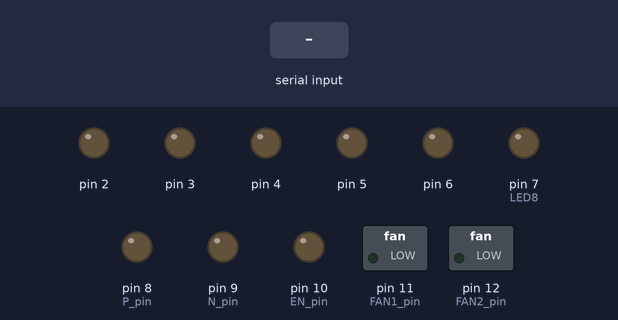
A sketch run on a simulated Arduino Uno, built with avr-gcc and run on an emulated ATmega328P. Parts: switched loads named in the sketch (green lamp = pin HIGH), output pins drawn as LEDs (lit = HIGH). Inputs (shaded band) come from the test bench. What the sketch prints to the serial monitor is not drawn.

Above: at 0.01 s.
At 1.2 s:
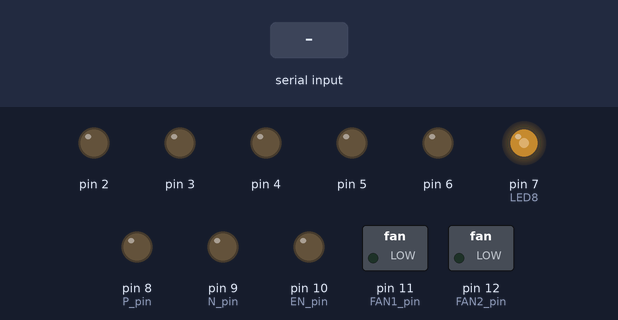
1.3 s: byte 13 (0x0D) received over Serial
Timing chart, 0 to 4.3 s (numbered marks = the images above; inputs shaded):
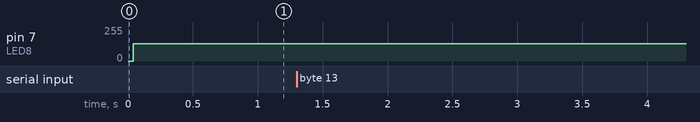

Measured:
- after the input at 1.3 s, every drawn part: stays the same

The sketch:

serial.ino
```cpp
// my_lib
#include "my_arduino_lib.h"
// std_lib
#include <stdio.h>
#include <string.h>
#include <stdlib.h>

#define P_pin 8
#define N_pin 9
#define EN_pin 10

#define FAN1_pin 11
#define FAN2_pin 12

unsigned int cnt;
char d_buf[60];
char run_flag = 0;
//unsigned char rx_buf;

volatile unsigned char rx_buf[20];
volatile char rx_end_flag = 0;
volatile char rx_cnt = 0;
//실습4
void m_cw()
{
  d_out(EN_pin, ON);
 bit_set(PORTB, 1); // d_out(P_pin,ON);
 d_out(N_pin, 0); //bit_clr(PORTB, OFF);
 d_out(LED3, ON);
 d_out(LED5, OFF);
}

void m_ccw()
{
  d_out(EN_pin, ON);
  d_out(P_pin, OFF); //0
  d_out(N_pin, ON); //1
  d_out(LED3, OFF);
 d_out(LED5, ON);
}
void m_stop()
{
  bit_clr(PORTB, P_pin);
  bit_clr(PORTB, N_pin);
  d_out(EN_pin, OFF);
}
void m_pause()
{
  if(run_flag == 0) d_out(EN_pin, OFF);
  else if(run_flag == 1) d_out(EN_pin, ON);
}

void fan_m_cw()
{
  d_out(FAN1_pin, 1);
  d_out(FAN2_pin, 0);
  d_out(LED4, ON);
 d_out(LED6, OFF);

}

void fan_m_ccw()
{
 d_out(FAN1_pin, 0);
 d_out(FAN2_pin, 1);
 d_out(LED4, OFF);
 d_out(LED6, ON);
}

void fan_m_stop()
{
 d_out(FAN1_pin, OFF);
 d_out(FAN2_pin, OFF);

}
void com_chk(){
  rx_end_flag = 0;
  sprintf(d_buf, "%s", rx_buf);
  Serial.println(d_buf);
  switch(d_buf[0])
  {
    case '0': m_ccw(); Serial.println('w'); break;

    case '1': m_stop();Serial.println('h'); break;
    default: Serial.println('r'); break;
  }
  memset(rx_buf, 0, sizeof(char)*20);
}

void setup() {

//DDRD = 0xff;
//d_out(LED3,1);
DDRD = 0xfe;
pinMode(P_pin, OUTPUT);
pinMode(N_pin, OUTPUT);
pinMode(EN_pin, OUTPUT);
pinMode(FAN1_pin, OUTPUT);
pinMode(FAN2_pin, OUTPUT);

Serial.begin(9600); // 115200

m_stop();
fan_m_stop();
}
// 시리얼 수신 ISR
void serialEvent(){
  //실습 6
  //Serial.println(Serial.readString());

  //실습 7
 unsigned char buf;
  if(Serial.available()){
    buf = Serial.read();

    if(buf == 0x0D)
    {
      rx_cnt = 0;
      rx_end_flag = 1;
 Serial.println("벌레이상없음");
    }
    else {
      rx_buf[rx_cnt] = buf;
      rx_cnt++;

    }
    }
  }


void loop() {

// 실습 1
/*int cnt;
for( cnt = 0; cnt <= 9999 ; ++cnt)
{Serial.println(cnt);
if( cnt >= 10) { break;}

delay(100);
}
 cnt = 0;*/
//========================================
// 실습2
 /*for( int cnt = 0; cnt <= 9999 ; ++cnt)
 {
   Serial.write(cnt/1000 + 0x30);
   Serial.write(cnt%1000/100 + '0');
   Serial.write(cnt%100/10 + 0x30);
   Serial.write(cnt%10 + '0');
   Serial.write("\n");
   Serial.write('\007');
   delay(200);
 }*/ //==================================
// 실습3
/*for( cnt = 0; cnt <= 9999 ; ++cnt)
{sprintf(d_buf, "Counter = %4d\n",cnt);
Serial.write(d_buf);
delay(200);
}*/ //=====================================
// 실습4
/*m_cw();
delay(1000);
m_ccw();
delay(1000);
fan_m_cw();
delay(100000);
fan_m_ccw();
delay(100000);*/
//==============================================
// 실습 5 폴링방식 수신처리
/*if(Serial.available()){
  //rx_buf = Serial.read();
  Serial.println(Serial.readString());}
 */ //==============================================
 // 실습 6 interrupt 방식
// 실습 7
if(rx_end_flag == 1){
com_chk();

}
bit_tg(PORTD, LED8);

}
```

my_arduino_lib.h
```cpp
#ifndef _my_arduino_lib_
#define _my_arduino_lib_

#define LED1 0
#define LED2 1
#define LED3 2
#define LED4 3
#define LED5 4
#define LED6 5
#define LED7 6
#define LED8 7

#define ON 1  //소스
#define OFF 0

#define _ON 0 //싱크
#define _Off 1


#define bit_set(ADDRESS, BIT) (ADDRESS |= ( 1<< BIT)) // bit hi
#define bit_clr(ADDRESS, BIT) (ADDRESS &= ~(1<<BIT)) // bit low
#define bit_chk(ADDRESS, BIT) (ADDRESS & (1<<BIT)) // bit chak
#define bit_tg(PORT, BIT) (PORT ^= (1<<BIT)) //bit 토글
#define d_out(pin, value) digitalWrite(pin, value) //비트제어1


void byte_out(unsigned char data)
{
  d_out(LED1, data%2); //bit 0 = lsb
  d_out(LED2, data/2%2); //bit 1
  d_out(LED3, data/4%2); //bit 2
  d_out(LED4, data/8%2); //bit 3
  d_out(LED5, data/16%2); //bit 4
  d_out(LED6, data/32%2); //bit 5
  d_out(LED7, data/64%2); //bit 6
  d_out(LED8, data/128%2); //bit 7 = msb

}

#endif
```
